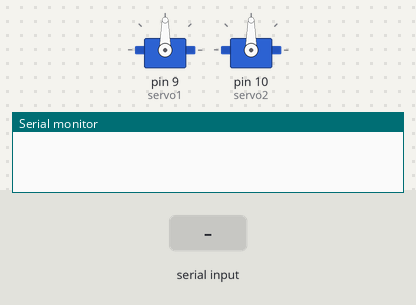
Simulated run of this sketch. Board: Arduino Uno, built with avr-gcc and run on an emulated ATmega328P. Parts: 2 × servo, the last lines printed to the serial monitor. The inputs (shaded band) are chosen by the test bench.

Above: at 1.2 s.
1.3 s: "90,45\n" received over Serial
At 2.0 s:
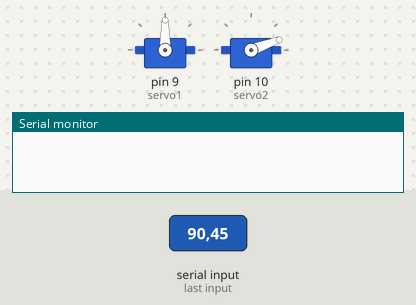
2.8 s: "0\n" received over Serial
At 5.7 s:
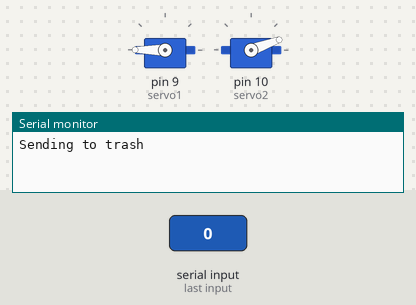
5.8 s: "1\n" received over Serial
At 8.6 s:
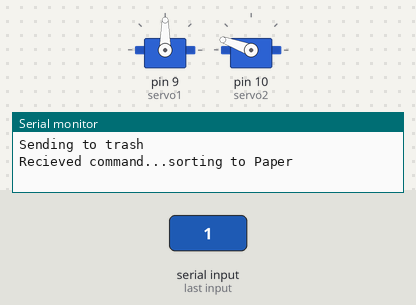
8.8 s: "30,150\n" received over Serial
At 11.7 s:
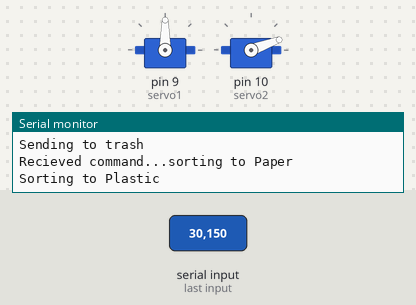
11.8 s: "2\n" received over Serial
At 16.3 s:
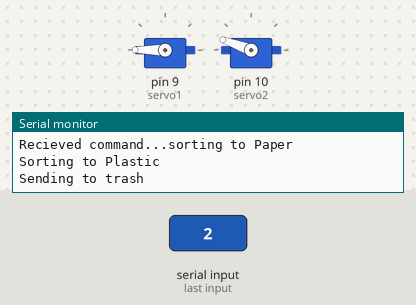
Timing chart, 0 to 19.8 s (numbered marks = the images above; inputs shaded):
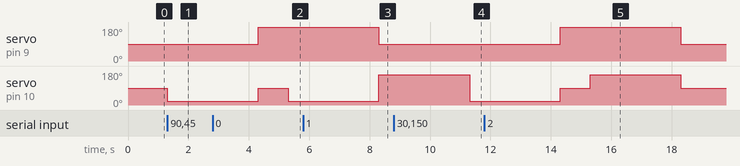

The sketch:

serial_servo_test1.ino
```cpp
#include <Servo.h>
Servo servo1; // Axial Servo
Servo servo2; // Pivot Servo
int input;
String inByte;
int servo_pos1;
int servo_pos2;
int wait = 3000; // 3 seconds
int wait2 = 1000; // 1 second

void setup() {
  // put your setup code here, to run once:
  servo1.attach(9);
  servo2.attach(10);
  servo_pos1 = 90;
  servo_pos2 = 90;
  servo1.write(servo_pos1);
  servo2.write(servo_pos2);
  Serial.begin(9600);

}

void loop() {
  // put your main code here, to run repeatedly:

}

void serialEvent() {
  if(Serial.available()) {
    inByte = Serial.readStringUntil('\n');
    input = inByte.toInt();

    if (input == 0) {
      sort_to_paper();
      Serial.println("Recieved command...sorting to Paper");
    } else if (input == 1) {
      sort_to_plastic();
      reposition();
      Serial.println("Sorting to Plastic");
    } else if (input == 2) {
      sort_to_glass();
      Serial.println("Sorting to Glass");
    } else {
      sort_to_trash();
      Serial.println("Sending to trash");
    }
  }
}

void test_serial() {
  Serial.println("Command Recieved");
}


// Reorients carriage to default position after servo control
void reposition() {
  // First returns carriage to normal postion
  if(servo_pos2 != 90) {
    servo_pos2 = 90;
    servo2.write(servo_pos2);
    // If carriage was rotated acially, returns to normal position
    if(servo_pos1 != 90) {
      servo_pos1 = 90;
      servo1.write(servo_pos1);
    }
  }
}

void sort_to_trash() {
  // Axial servo does not move
  // Pivots to left
  servo_pos2 = 20;
  servo2.write(servo_pos2);
  delay(wait);
  reposition();
}

void sort_to_paper() {
  // Axial rotates right
  // Pivots left
  servo_pos1 = 180;
  servo_pos2 = 20;

  servo1.write(servo_pos1);
  delay(wait2);
  servo2.write(servo_pos2);
  delay(wait);
  reposition();
}

void sort_to_plastic() {
  // Axial servo does not move
  // Pivots to right
  servo_pos2 = 160;
  servo2.write(servo_pos2);
  delay(wait);
  reposition();
};

void sort_to_glass() {
  // Axial rotates right
  // Pivots left
  servo_pos1 = 180;
  servo_pos2 = 160;

  servo1.write(servo_pos1);
  delay(wait2);
  servo2.write(servo_pos2);
  delay(wait);
  reposition();
}
```

Measured:
- after the input at 1.3 s, servo on pin 10 (servo2): 90° → 20° at once
- after the input at 2.8 s, servo on pin 9 (servo1): 90° → 180° after 1.5 s
- after the input at 5.8 s, servo on pin 10 (servo2): 20° → 160° after 2.5 s
- after the input at 8.8 s, servo on pin 10 (servo2): 160° → 20° after 2.5 s
- after the input at 11.8 s, servo on pin 9 (servo1): 90° → 180° after 2.5 s, → 90° 4.0 s later
